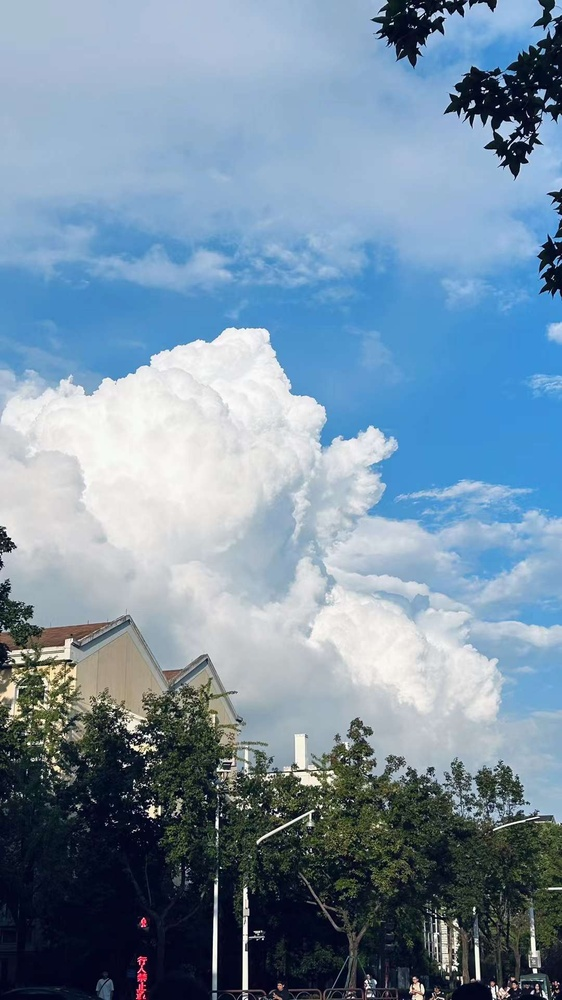
#> input picture 图像/image.jpg, 562 x 1000 px, shrunk from 1080 x 1922 before the run, found by its file name
$ python main.py
#> lines starting #> are read from the running program, lines starting #| are printed output that depends on the picture
# This is a sample Python script.
# Press ⌃R to execute it or replace it with your code.
# Press Double ⇧ to search everywhere for classes, files, tool windows, actions, and settings.
import cv2
import matplotlib.pyplot as plt


def image():
    image_path = '/Users/renhonglow/PycharmProjects/First/image.jpg'
    img = cv2.imread(image_path)
#> img is the input picture: shape (1000, 562, 3); mean B, G, R 163.7, 143.3, 119.9

    # 将图像从 BGR 转换为 HLS
    img_hls = cv2.cvtColor(img, cv2.COLOR_BGR2HLS)
#> img_hls: shape (1000, 562, 3); mean of channels 0, 1, 2 92.2, 142.3, 92.8

    # 使用 matplotlib 显示图像
    plt.imshow(img_hls)
    plt.show()

    # 保存 HLS 图像（直接保存 HLS 数据）
    plt.imsave("hls_image.jpg", img_hls)
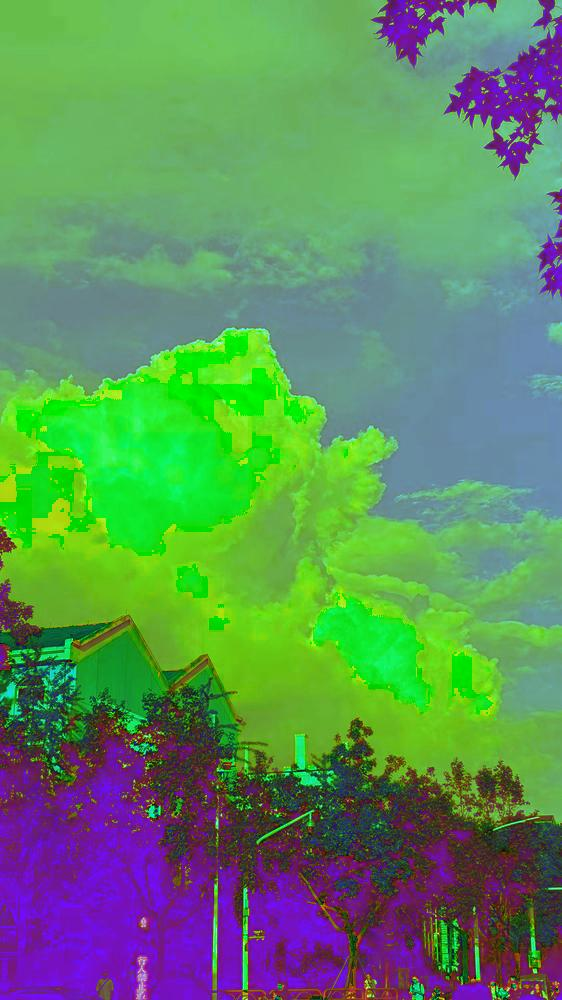
#> saved as hls_image.jpg: shape (1000, 562, 3); mean R, G, B 92.3, 142.3, 92.9


# 运行脚本
if __name__ == '__main__':
    image()

# See PyCharm help at https://www.jetbrains.com/help/pycharm/
